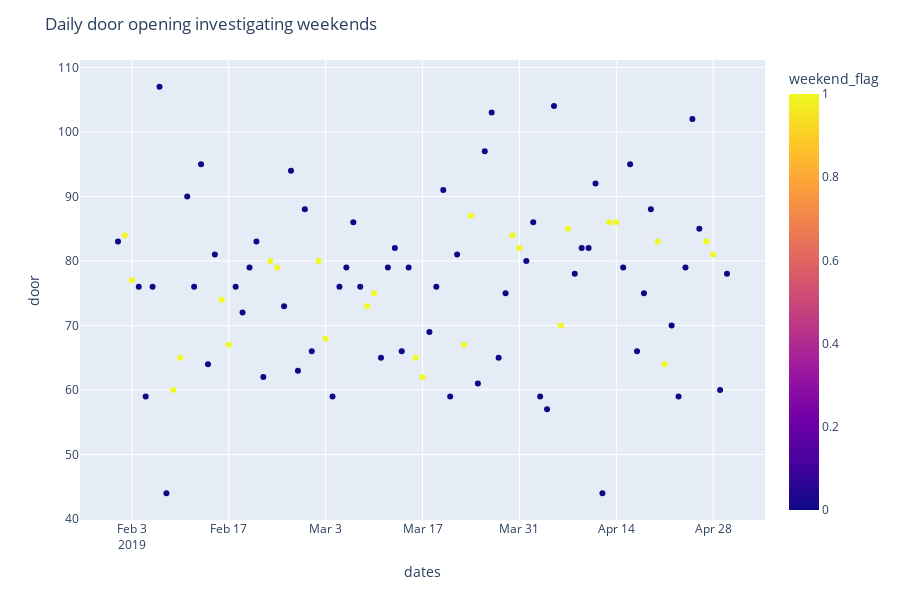

The notebook cell saved with this chart:
### Code cell
fig = px.scatter(door_opened_df, x="dates", y="door", color="weekend_flag",
                hover_data=['door'])
fig.update_layout(title='Daily door opening investigating weekends')
fig.show()

### Figure 1 — Plotly figure (JSON) as saved in the notebook; plotly's stock layout.template omitted (floating-point values rounded to 4 significant figures)
{"data": [{"customdata": [[83], [84], [77], [76], [59], [76], [107], [44], [60], [65], [90], [76], [95], [64], [81], [74], [67], [76], [72], [79], [83], [62], [80], [79], [73], [94], [63], [88], [66], [80], [68], [59], [76], [79], [86], [76], [73], [75], [65], [79], [82], [66], [79], [65], [62], [69], [76], [91], [59], [81], [67], [87], [61], [97], [103], [65], [75], [84], [82], [80], [86], [59], [57], [104], [70], [85], [78], [82], [82], [92], [44], [86], [86], [79], [95], [66], [75], [88], [83], [64], [70], [59], [79], [102], [85], [83], [81], [60], [78]], "hoverlabel": {"namelength": 0}, "hovertemplate": "dates=%{x}<br>door=%{customdata[0]}<br>weekend_flag=%{marker.color}", "legendgroup": "", "marker": {"color": [0, 1, 1, 0, 0, 0, 0, 0, 1, 1, 0, 0, 0, 0, 0, 1, 1, 0, 0, 0, 0, 0, 1, 1, 0, 0, 0, 0, 0, 1, 1, 0, 0, 0, 0, 0, 1, 1, 0, 0, 0, 0, 0, 1, 1, 0, 0, 0, 0, 0, 1, 1, 0, 0, 0, 0, 0, 1, 1, 0, 0, 0, 0, 0, 1, 1, 0, 0, 0, 0, 0, 1, 1, 0, 0, 0, 0, 0, 1, 1, 0, 0, 0, 0, 0, 1, 1, 0, 0], "coloraxis": "coloraxis", "symbol": "circle"}, "mode": "markers", "name": "", "showlegend": false, "type": "scatter", "x": ["2019-02-01", "2019-02-02", "2019-02-03", "2019-02-04", "2019-02-05", "2019-02-06", "2019-02-07", "2019-02-08", "2019-02-09", "2019-02-10", "2019-02-11", "2019-02-12", "2019-02-13", "2019-02-14", "2019-02-15", "2019-02-16", "2019-02-17", "2019-02-18", "2019-02-19", "2019-02-20", "2019-02-21", "2019-02-22", "2019-02-23", "2019-02-24", "2019-02-25", "2019-02-26", "2019-02-27", "2019-02-28", "2019-03-01", "2019-03-02", "2019-03-03", "2019-03-04", "2019-03-05", "2019-03-06", "2019-03-07", "2019-03-08", "2019-03-09", "2019-03-10", "2019-03-11", "2019-03-12", "2019-03-13", "2019-03-14", "2019-03-15", "2019-03-16", "2019-03-17", "2019-03-18", "2019-03-19", "2019-03-20", "2019-03-21", "2019-03-22", "2019-03-23", "2019-03-24", "2019-03-25", "2019-03-26", "2019-03-27", "2019-03-28", "2019-03-29", "2019-03-30", "2019-03-31", "2019-04-01", "2019-04-02", "2019-04-03", "2019-04-04", "2019-04-05", "2019-04-06", "2019-04-07", "2019-04-08", "2019-04-09", "2019-04-10", "2019-04-11", "2019-04-12", "2019-04-13", "2019-04-14", "2019-04-15", "2019-04-16", "2019-04-17", "2019-04-18", "2019-04-19", "2019-04-20", "2019-04-21", "2019-04-22", "2019-04-23", "2019-04-24", "2019-04-25", "2019-04-26", "2019-04-27", "2019-04-28", "2019-04-29", "2019-04-30"], "xaxis": "x", "y": [83, 84, 77, 76, 59, 76, 107, 44, 60, 65, 90, 76, 95, 64, 81, 74, 67, 76, 72, 79, 83, 62, 80, 79, 73, 94, 63, 88, 66, 80, 68, 59, 76, 79, 86, 76, 73, 75, 65, 79, 82, 66, 79, 65, 62, 69, 76, 91, 59, 81, 67, 87, 61, 97, 103, 65, 75, 84, 82, 80, 86, 59, 57, 104, 70, 85, 78, 82, 82, 92, 44, 86, 86, 79, 95, 66, 75, 88, 83, 64, 70, 59, 79, 102, 85, 83, 81, 60, 78], "yaxis": "y"}], "layout": {"coloraxis": {"colorbar": {"title": {"text": "weekend_flag"}}, "colorscale": [[0, "#0d0887"], [0.1111, "#46039f"], [0.2222, "#7201a8"], [0.3333, "#9c179e"], [0.4444, "#bd3786"], [0.5556, "#d8576b"], [0.6667, "#ed7953"], [0.7778, "#fb9f3a"], [0.8889, "#fdca26"], [1, "#f0f921"]]}, "height": 600, "legend": {"tracegroupgap": 0}, "margin": {"t": 60}, "title": {"text": "Daily door opening investigating weekends"}, "xaxis": {"anchor": "y", "domain": [0, 1], "title": {"text": "dates"}}, "yaxis": {"anchor": "x", "domain": [0, 1], "title": {"text": "door"}}}}
